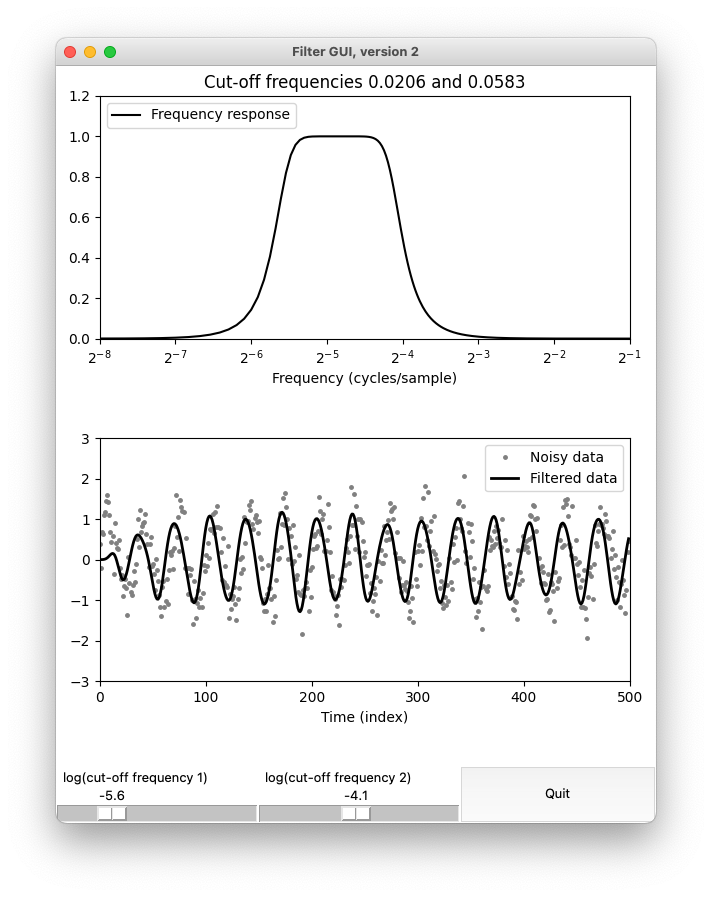

This figure's Python source:
# filtering_BPF_logreq.py

# Filter a signal with a bandpass filter. Vary the cut-off frequencies using sliders. 

import numpy as np
from scipy.signal import butter, freqz, lfilter, filtfilt
import matplotlib.figure
import tkinter as Tk
from matplotlib.backends.backend_tkagg import FigureCanvasTkAgg

root = Tk.Tk()
root.title('Filter GUI, version 2')

fc1_log2 = Tk.DoubleVar()      # Define Tk variable
fc2_log2 = Tk.DoubleVar()      # Define Tk variable

fc1_log2.set(-6)           # Initilize
fc2_log2.set(-3)           # Initilize

print(f"log(Cut-off frequencies): {fc1_log2.get():.3f}, {fc2_log2.get():.3f}")

# Create noisy signal
N = 500
n = np.arange(0, N)
# x = np.sin(5 * np.pi * n/N) + 0.4 * np.random.randn(N)
x = np.sin(30 * np.pi * n/N) + 0.4 * np.random.randn(N)

# Create Butterworth filter
ORDER = 4
b = [0]
a = [1] # Set filter to zero filter to iniatilize om and H
[om, H] = freqz(b, a)
f = om/(2 * np.pi)

my_fig = matplotlib.figure.Figure()
ax_freqresp = my_fig.add_subplot(2, 1, 1)   # axes
ax_signal = my_fig.add_subplot(2, 1, 2)

[line_freqresp] = ax_freqresp.plot(f, np.abs(H), 
    label = 'Frequency response', color = 'black')
ax_freqresp.set_xscale('log', base = 2)
# ax_freqresp.set_xlim(0, 0.5)  # When using log scale, don't set lower limit to 0!
ax_freqresp.set_xlim(0.5**8, 0.5)
ax_freqresp.set_ylim(0, 1.2)
ax_freqresp.legend(loc = 'upper left')
ax_freqresp.set_xlabel('Frequency (cycles/sample)')

# plot dots
ax_signal.plot(n, x, 
    label = 'Noisy data', marker = '.', markersize = 5,
    linestyle = 'None', color = 'gray') 

# plot continuous curve
[line_signal] = ax_signal.plot(n, x,
    label = 'Filtered data',
    linewidth = 2, color = 'black')

ax_signal.set_xlim(0, N)
ax_signal.set_ylim(-3, 3)
ax_signal.legend()
ax_signal.set_xlabel('Time (index)')


# my_fig.canvas.draw()
my_fig.tight_layout()
my_fig.set_size_inches((6, 7))  # (width, height)

# Turn fig into a Tkinter widget
canvas = FigureCanvasTkAgg(my_fig, master = root)
my_fig.canvas.draw()

W1 = canvas.get_tk_widget()

# Update plot when slider is moved
def updatePlot(event):
  global ORDER
  # print([fc1_log2.get(), fc2_log2.get()]) # debugging
  fc1 = 2 ** fc1_log2.get()
  fc2 = 2 ** fc2_log2.get()
  # print([fc1, fc2]) # debugging
  [b, a] = butter(ORDER, [2 * fc1, 2 * fc2], btype = 'bandpass')
  y = lfilter(b, a, x)
  [om, H] = freqz(b, a)
  
  line_signal.set_ydata(y)
  line_freqresp.set_ydata(np.abs(H))
  ax_freqresp.set_title(f"Cut-off frequencies {fc1:.4f} and {fc2:.4f}")
  my_fig.canvas.draw()


def my_quit():
  global CONTINUE
  CONTINUE = False
  print('Good bye')
  root.quit()     # stops mainloop
  root.destroy()  # This prevents an error on Windows

# Define sliders
S1 = Tk.Scale(root,
  length = 200, orient = 'horizontal', 
  from_ = -7, to = -1.0,
  resolution = 0.1,
  command = updatePlot,
  variable = fc1_log2, label = 'log(cut-off frequency 1)')

S2 = Tk.Scale(root,
  length = 200, orient = 'horizontal', 
  from_ = -7, to = -1.0,
  resolution = 0.1,
  command = updatePlot,
  variable = fc2_log2, label = 'log(cut-off frequency 2)')

B1 = Tk.Button(root, text = 'Quit', command = my_quit)

# Place widgets in the GUI window
W1.pack()
B1.pack( side = 'right', fill = 'both', expand = True)
S1.pack(side = 'left' )
S2.pack()

updatePlot(None)

CONTINUE = True
while CONTINUE:
  root.update()
